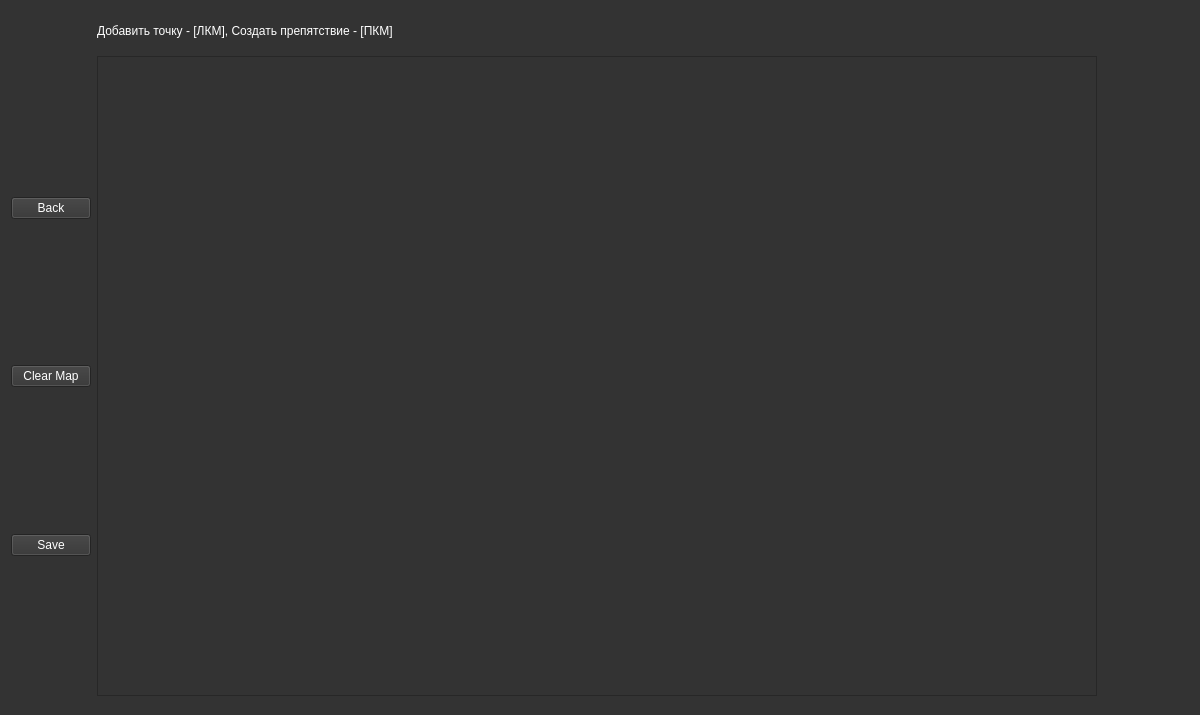
<?xml version="1.0" encoding="UTF-8"?>
<ui version="4.0">
 <class>InterfaceMap</class>
 <widget class="QWidget" name="InterfaceMap">
  <property name="geometry">
   <rect>
    <x>0</x>
    <y>0</y>
    <width>1200</width>
    <height>715</height>
   </rect>
  </property>
  <property name="minimumSize">
   <size>
    <width>1000</width>
    <height>650</height>
   </size>
  </property>
  <property name="windowTitle">
   <string>Form</string>
  </property>
  <property name="styleSheet">
   <string notr="true">background-color: #333333;
color: #ffffff</string>
  </property>
  <layout class="QFormLayout" name="formLayout">
   <item row="1" column="0">
    <layout class="QGridLayout" name="gridLayout">
     <item row="10" column="0">
      <spacer name="verticalSpacer_5">
       <property name="orientation">
        <enum>Qt::Vertical</enum>
       </property>
       <property name="sizeHint" stdset="0">
        <size>
         <width>20</width>
         <height>40</height>
        </size>
       </property>
      </spacer>
     </item>
     <item row="8" column="0">
      <widget class="QPushButton" name="button_Save">
       <property name="text">
        <string>Save</string>
       </property>
      </widget>
     </item>
     <item row="1" column="0">
      <spacer name="verticalSpacer_4">
       <property name="orientation">
        <enum>Qt::Vertical</enum>
       </property>
       <property name="sizeHint" stdset="0">
        <size>
         <width>20</width>
         <height>40</height>
        </size>
       </property>
      </spacer>
     </item>
     <item row="6" column="0">
      <spacer name="verticalSpacer_3">
       <property name="orientation">
        <enum>Qt::Vertical</enum>
       </property>
       <property name="sizeHint" stdset="0">
        <size>
         <width>20</width>
         <height>40</height>
        </size>
       </property>
      </spacer>
     </item>
     <item row="4" column="0">
      <widget class="QPushButton" name="button_ClearMap">
       <property name="locale">
        <locale language="Russian" country="Belarus"/>
       </property>
       <property name="text">
        <string>Clear Map</string>
       </property>
      </widget>
     </item>
     <item row="3" column="0">
      <spacer name="verticalSpacer">
       <property name="orientation">
        <enum>Qt::Vertical</enum>
       </property>
       <property name="sizeHint" stdset="0">
        <size>
         <width>20</width>
         <height>40</height>
        </size>
       </property>
      </spacer>
     </item>
     <item row="2" column="0">
      <widget class="QPushButton" name="button_Back">
       <property name="text">
        <string>Back</string>
       </property>
      </widget>
     </item>
    </layout>
   </item>
   <item row="1" column="1">
    <widget class="QGraphicsView" name="graphicsView">
     <property name="enabled">
      <bool>true</bool>
     </property>
     <property name="minimumSize">
      <size>
       <width>1000</width>
       <height>640</height>
      </size>
     </property>
     <property name="maximumSize">
      <size>
       <width>0</width>
       <height>0</height>
      </size>
     </property>
     <property name="baseSize">
      <size>
       <width>0</width>
       <height>0</height>
      </size>
     </property>
     <property name="cursor" stdset="0">
      <cursorShape>CrossCursor</cursorShape>
     </property>
     <property name="sceneRect">
      <rectf>
       <x>0.000000000000000</x>
       <y>0.000000000000000</y>
       <width>0.000000000000000</width>
       <height>0.000000000000000</height>
      </rectf>
     </property>
    </widget>
   </item>
   <item row="0" column="1">
    <widget class="QLabel" name="label">
     <property name="maximumSize">
      <size>
       <width>16777215</width>
       <height>25</height>
      </size>
     </property>
     <property name="styleSheet">
      <string notr="true">background-color: #333333;
color: #ffffff</string>
     </property>
     <property name="text">
      <string>Добавить точку - [ЛКМ], Создать препятствие - [ПКМ]</string>
     </property>
    </widget>
   </item>
  </layout>
 </widget>
 <resources/>
 <connections/>
</ui>
